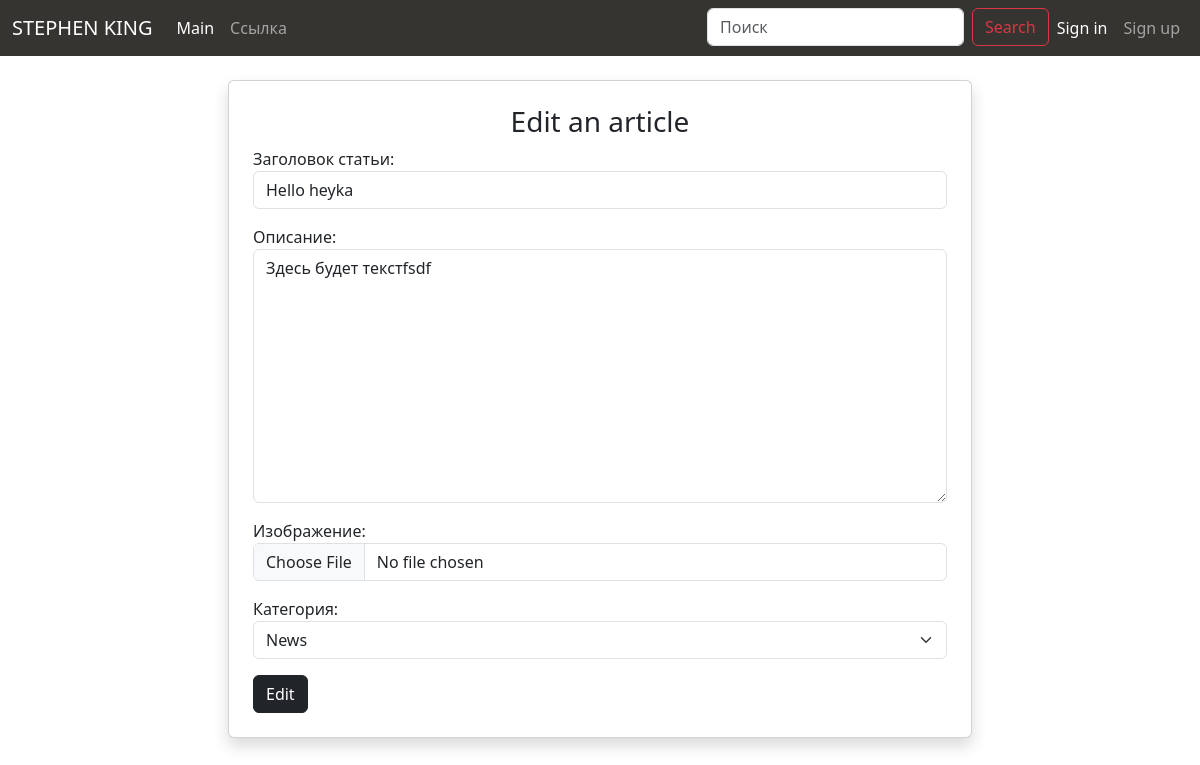
Screenshot of /article/1/update/ with the database file from the repository.
### blog/models.py (models this page shows, shortened)
class  Article(models.Model):
    title = models.CharField(max_length=255, verbose_name='Заголовок статьи')
    description = models.TextField(default='Здесь будет текст',verbose_name="Описание")
    image = models.ImageField(upload_to='images/',blank=True,null=True,verbose_name="Изображение")
    views = models.PositiveIntegerField(default=0,verbose_name="Просмотры")
    created_at = models.DateTimeField(auto_now_add=True, verbose_name="Дата создания")
    updated_at = models.DateTimeField(auto_now=True,verbose_name="Дата обновления")
    category = models.ForeignKey(Category,on_delete=models.CASCADE,verbose_name="Категория")
    class Meta:
        verbose_name = 'Статья'
        verbose_name_plural = 'Статьи'

class Category(models.Model):
    title = models.CharField(max_length=255,verbose_name='Название категории')
    def __str__(self):
        return self.title
    class Meta:
        verbose_name = 'Категория'
        verbose_name_plural = 'Категории'

### blog/views.py (the view)
# urls.py: path('article/<int:pk>/update/',ArticleUpdate.as_view(),name='update'),
class ArticleUpdate(UpdateView):
    model = Article
    form_class = ArticleForm
    template_name = 'blog/article_form.html'
    extra_context = {
        'title': 'Edit an article'
    }

### blog/forms.py
class ArticleForm(forms.ModelForm):
    class Meta:
        model = Article
        fields = ['title','description','image','category']
        widgets = {
            'title': forms.TextInput(attrs={
                'class': 'form-control'
            }),
            'description': forms.Textarea(attrs={
                'class': 'form-control'
            }),
            'image': forms.FileInput(attrs={
                'class': 'form-control'
            }),
            'category': forms.Select(attrs={
                'class': 'form-select'
            })
        }

### blog/templates/blog/article_form.html (shortened to what this page needs)
{% extends 'base.html' %}
{% block main %}
<div class="container">
    <div class="d-flex justify-content-center mt-4 mb-4">
        <div class="col-8 card p-4 shadow ">
            <h3 class="text-center">{{ title }}</h3>
            <form action="" method="post" enctype="multipart/form-data">
                {{ form.as_p }}
                <button class="btn btn-dark" type="submit">
                    {% if 'update' in request.path %}
                    Edit
                    {% else %}
                    Create
                    {% endif %}
                </button>
            </form>
        </div>
    </div>
</div>
{% endblock main %}

### rows the page displays
Article: title "Hello heyka", description "Здесь будет текстfsdf", category "News"

### other values shown
{{ title }} "Edit an article"
